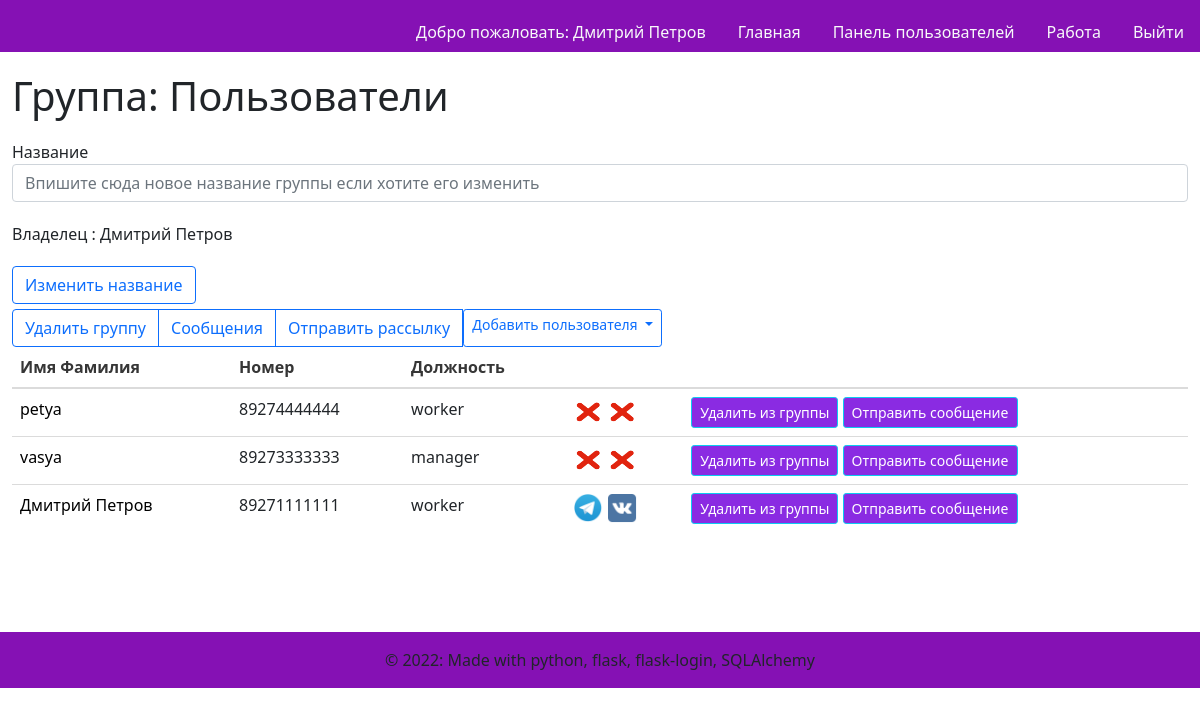
The page /3/editgroup (signed in) on the database its author committed.
### models.py (models this page shows)
class User(UserMixin, db.Model):
    id = db.Column(db.Integer,
                   nullable=False,
                   unique=True,
                   primary_key=True,
                   autoincrement=True)  # primary keys are required by SQLAlchemy
    password = db.Column(db.String(100))  # пароль есть только у администраторов и модераторов
    name = db.Column(db.String(100))  # имя фамилия
    phone_number = db.Column(db.String(11), unique=True)  # номер телефона
    vk_authorized = db.Column(db.Boolean, default=False)  # авторизован вк или нет
    tlg_authorized = db.Column(db.Boolean, default=False)  # авторизован в телеграм или нет
    status = db.Column(db.String(30))  # статус пользователя(ожидает подтверждения\в архиве\подтвержден)
    app_role = db.Column(db.String(20))  # роль в приложении(админ, модератор, пользователь)
    organisation_role = db.Column(db.String(100))  # должность в организации
    tlg_chat_id = db.Column(db.Integer, default=-1)
    vk_chat_id = db.Column(db.Integer, default=-1)

class Group(db.Model):
    id = db.Column(db.Integer,
                   nullable=False,
                   unique=True,
                   primary_key=True,
                   autoincrement=True)  # primary keys are required by SQLAlchemy
    name = db.Column(db.String(100), unique=True)  # название группы
    owner_id = db.Column(db.Integer, db.ForeignKey('user.id'))  # идентификатор создателя или владельца
    owner = db.relationship('User', backref='owner', lazy='subquery')

### groups.py (the view)
@groups.route('/<int:id>/editgroup')
@login_required
def editgroup(id):
    group = Group.query.filter_by(id=id).first()
    if current_user.app_role != ADMIN and current_user.id != group.owner_id:
        flash(f'Только модератор группы и администраторы могут просматривать информацию о группе {group.name}!')
        return redirect(url_for('main.workallusers'))
    owner = User.query.filter_by(id=group.owner_id).first()
    relations = db.session.query(users_groups_relations).filter_by(group_id=group.id).all()
    group_users = []
    for row in relations:
        group_users.append(row.user_id)
    users = User.query.filter(User.id.in_(group_users)).order_by(User.name).all()
    not_in_group = User.query.filter(User.id.not_in(group_users),
                                     User.status.in_([WAITING_RESTORE, WAITING_CONFIRMENT, CONFIRMED])).order_by(
        User.name).all()
    return render_template('editgroup.html', group=group, owner=owner, users=users, not_in_group=not_in_group)

### templates/editgroup.html (shortened to what this page needs)
{% extends "base.html" %}
{% block content %}
    <h1>Группа: {{ group.name }}</h1>
    <form method="post">
        <div class="form-group" style="margin-top: 20px">
            <label for="title">Название</label>
            <input type="text" name="new_group_name"
                   placeholder="Впишите сюда новое название группы если хотите его изменить" class="form-control"
                   value="{{ request.form['new_group_name'] }}"></input>
        </div>
        <div class="form-group" style="margin-top: 20px">
            <label for="content">Владелец : {{ owner.name }}</label>
        </div>
        <div class="form-group" style="margin-top: 20px">
            <button type="submit" class="btn btn-outline-primary">Изменить название</button>
        </div>
    </form>
    <div class="btn-group" role="group" aria-label="Basic outlined example" style="margin-top: 5px; margin-right: 10px">
        <a class="btn btn-outline-primary" href="{{url_for('groups.deletegroup', id=group.id)}}" role="button">Удалить группу</a>
        <a class="btn btn-outline-primary" href="{{ url_for('messages.groupmessages', id=group.id) }}" role="button">Сообщения</a>
        <a class="btn btn-outline-primary" href="{{ url_for('messages.groupmessage', id=group.id) }}" role="button">Отправить рассылку</a>
        <div class="dropdown">
          <a class="btn btn-outline-primary btn-sm dropdown-toggle"
             href="#" role="button" id="dropdownMenuLink"
             data-bs-toggle="dropdown"
             aria-expanded="false">
            Добавить пользователя
          </a>
        </div>
    </div>
    <table class="table table-hover">
      <thead>
        <tr>
          <th scope="col">Имя Фамилия</th>
          <th scope="col">Номер</th>
          <th scope="col">Должность</th>
            <th scope="col"></th>
          <th scope="col"></th>
        </tr>
      </thead>
        <tbody>
            {%for user in users%}
            <tr>
              <td scope="row">
                  <a class="text-decoration-none" style="color: black"
                     href="{{ url_for('users.edituser', id=user['id']) }}">
                  {{ user['name'] }}</a></td>
              <td>{{ user['phone_number'] }}</td>
              <td>{{ user['organisation_role'] }}</td>
              <td>
                  {% if user['tlg_authorized'] %}
                      <img src="../static/images/tg.png" alt="TG" class="img-rounded" style="height:30px; width:30px"/>
                  {% else %}
                      <img src="../static/images/none.png" alt="" class="img-rounded" style="height:30px; width:30px"/>
                  {% endif %}
                  {% if user['vk_authorized'] %}
                      <img src="../static/images/vk.png" alt="VK" class="img-rounded" style="height:30px; width:30px"/>
                  {% else %}
                      <img src="../static/images/none.png" alt="" class="img-rounded" style="height:30px; width:30px"/>
                  {% endif %}
              </td>
              <td>
                    <a class="btn btn-info btn-sm" style="background-color:blueviolet; color:white" href="{{ url_for('groups.removeuser', user_id=user['id'], group_id=group.id) }}">
                        Удалить из группы
                    </a>
                    <a class="btn btn-info btn-sm" style="background-color:blueviolet; color:white" href="{{ url_for('messages.usermessage', id=user['id']) }}">
                        Отправить сообщение
                    </a>
              </td>
            </tr>
              {%endfor%}
        </tbody>
    </table>
{% endblock %}

### templates/base.html (shortened to what this page needs)
<!DOCTYPE html>
<html>
<head>
    <link rel="stylesheet" href="https://cdnjs.cloudflare.com/ajax/libs/bulma/0.7.2/css/bulma.min.css" />
    <link href="https://cdn.jsdelivr.net/npm/bootstrap@5.1.3/dist/css/bootstrap.min.css" rel="stylesheet">
    <link rel="stylesheet" href="../static/css/preloader.css"/>
</head>
<body class="loader-body" style="background-color: #ffffff; height: inherit">
            <nav class="d-none page-header navbar navbar-light sticky-top" style="background-color: #8511b4;">
                <div class="container-fluid ">
                    <ul class="nav nav-pills position-absolute bottom-0 end-0">
                        {% if current_user.is_authenticated %}
                        <li class="nav-item">
                            <a class="nav-link text-light" style="color: black"
                                        href="{{ url_for('users.edituser', id=current_user.id) }}">
                                Добро пожаловать: {{ current_user.name }}
                            </a>
                         </li>
                        {% endif %}
                        <li class="nav-item" >
                            <a href="{{ url_for('main.index') }}" class="nav-link text-light">
                                Главная
                            </a>
                        </li>
                        {% if current_user.is_authenticated %}
                        <li class="nav-item">
                            <a href="{{ url_for('main.admusers') }}" class="nav-link text-light">
                                Панель пользователей
                            </a>
                        </li>
                        {% endif %}
                        {% if current_user.is_authenticated %}
                        <li class="nav-item">
                            <a href="{{ url_for('main.workallusers') }}" class="nav-link text-light">
                                Работа
                            </a>
                        </li>
                        {% endif %}
                        {% if current_user.is_authenticated %}
                        <li class="nav-item">
                            <a href="{{ url_for('auth.logout') }}" class="nav-link text-light">
                                Выйти
                            </a>
                        </li>
                        {% endif %}
                    </ul>
                </div>
            </nav>
            <div class="d-none page-main container-fluid" style="height: 82%">
                   {% block content %}
                   {% endblock %}
            </div>
            <footer class="d-none page-footer font-small blue" style="background-color: #8511b4; margin-top: 100px">
              <div class="footer-copyright text-center py-3">© 2022: Made with python, flask, flask-login, SQLAlchemy
              </div>
            </footer>
    </body>
</html>

### rows shown on the page
User: name "Дмитрий Петров", phone_number "89271111111", organisation_role "worker", tlg_authorized True (drawn), vk_authorized True (drawn)
Group: name "Пользователи"
User: name "petya", phone_number "89274444444", organisation_role "worker", tlg_authorized False (drawn), vk_authorized False (drawn)
User: name "vasya", phone_number "89273333333", organisation_role "manager", tlg_authorized False (drawn), vk_authorized False (drawn)
